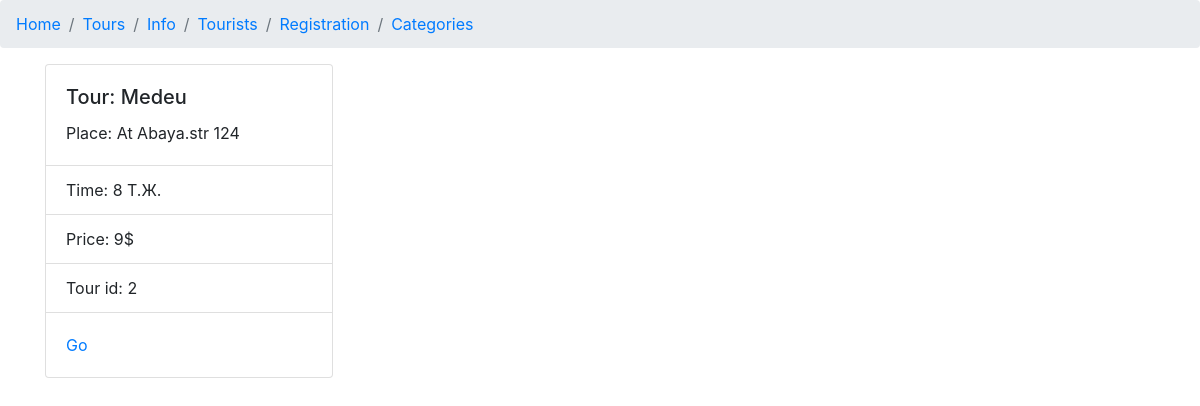
The app's page /info/ with its own data.
### kaz/models.py (models this page shows, shortened)
class Info(models.Model):
    tour_name = models.CharField(max_length=5000)
    tour_price = models.CharField(max_length=5000)
    tour_inf = models.CharField(max_length=5000)
    time = models.TimeField(max_length=4000)
    tour_id = models.IntegerField()

### kaz/views.py (the view)
# urls.py: path('info/', views.info, name='info'),
def info(request):
    info = Info.objects.all()
    return render(request, 'kaz/info.html', {'name': 'Info', 'info': info})

### kaz/templates/kaz/info.html
{% extends 'kaz/main.html' %}
{% block content %}
    {% if info %}
      {% for x in info %}
<div class="card" style="width: 18rem;">
  <div class="card-body">
    <h5 class="card-title">Tour: {{ x.tour_name }}</h5>
    <p class="card-text">Place: {{ x.tour_inf }}</p>
  </div>
  <ul class="list-group list-group-flush">
    <li class="list-group-item">Time: {{ x.time }}</li>
    <li class="list-group-item">Price: {{ x.tour_price }}</li>
    <li class="list-group-item">Tour id: {{ x.tour_id }}</li>
  </ul>
  <div class="card-body">
    <a href="{% url 'kaz:registration' %}" class="card-link">Go</a>
  </div>
</div>
      {% endfor %}
      {% else %}
        <p> We don't have any information! </p>
    {% endif %}
{% endblock %}

### records on screen
Info: tour_name "Medeu", tour_inf "At Abaya.str 124", time "8 Т.Ж.", tour_price "9$", tour_id "2"
